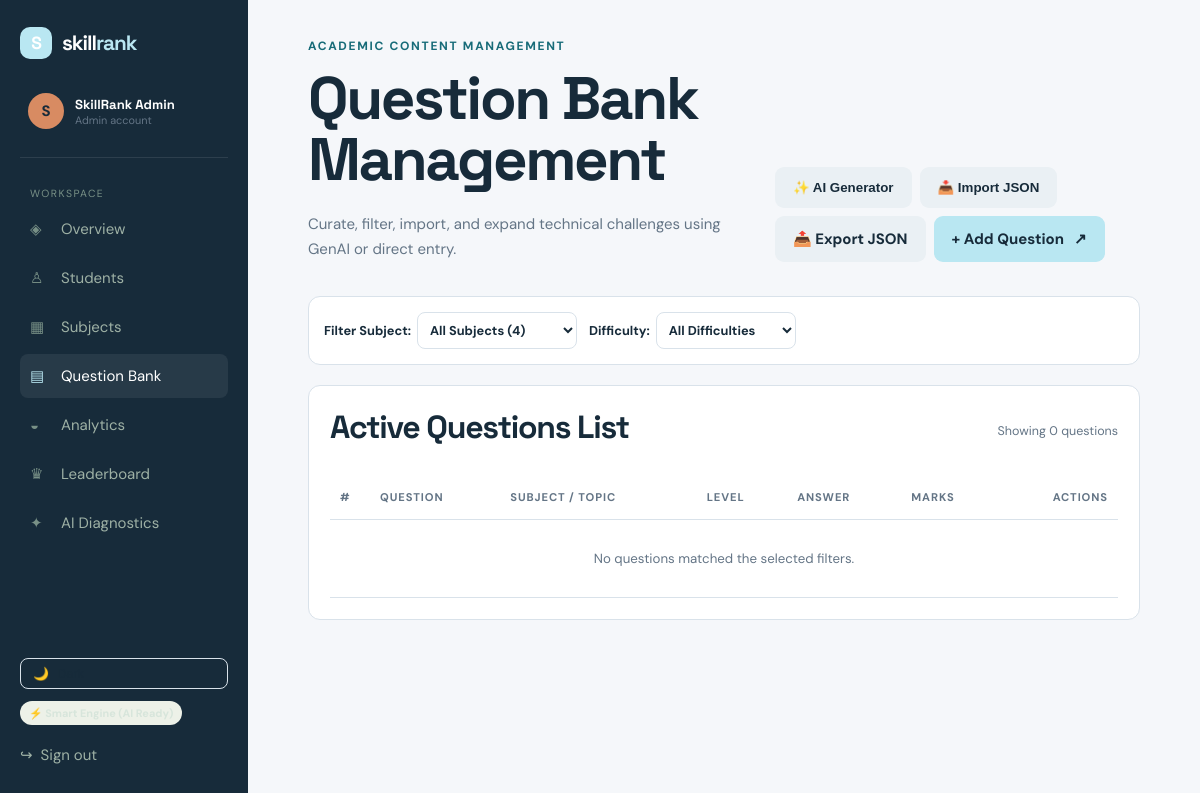
Page /questions.php (signed in) on the committed database.
### tables this page shows
CREATE TABLE IF NOT EXISTS `users` (
    `id` INT AUTO_INCREMENT PRIMARY KEY,
    `name` VARCHAR(100) NOT NULL,
    `email` VARCHAR(160) UNIQUE NOT NULL,
    `password_hash` VARCHAR(255) NOT NULL,
    `role` ENUM('student','admin') DEFAULT 'student',
    `created_at` TIMESTAMP DEFAULT CURRENT_TIMESTAMP
);

### db.php (called while the page is built, shortened)
<?php
function db(): mysqli {
    static $connection;
    if (!$connection) {
        $connection = new mysqli(DB_HOST, DB_USER, DB_PASS, DB_NAME);
        $connection->set_charset('utf8mb4');
    }
    return $connection;
}
function query(string $sql, string $types = '', array $params = []): mysqli_result|bool {
    $statement = db()->prepare($sql);
    if ($types && $params) $statement->bind_param($types, ...$params);
    $statement->execute();
    return $statement->get_result() ?: true;
}
function one(string $sql, string $types = '', array $params = []): ?array {
    $result = query($sql, $types, $params);
    return $result instanceof mysqli_result ? ($result->fetch_assoc() ?: null) : null;
}
function many(string $sql, string $types = '', array $params = []): array {
    $result = query($sql, $types, $params);
    return $result instanceof mysqli_result ? $result->fetch_all(MYSQLI_ASSOC) : [];
}

### auth.php (called while the page is built, shortened)
<?php
require_once __DIR__ . '/db.php';
function current_user(bool $refresh = false): ?array {
    static $user;
    if (isset($user)) return $user;
    $user = !empty($_SESSION['user_id'])
        ? one('SELECT u.*, s.university, s.course, s.semester, s.phone, s.avatar, s.bio, s.career_goal FROM users u LEFT JOIN students s ON s.user_id=u.id WHERE u.id=?', 'i', [(int) $_SESSION['user_id']])
        : null;
    return $user;
}
function require_login(string $role = ''): void {
    $user = current_user();
}
function e(?string $value): string { return htmlspecialchars($value ?? '', ENT_QUOTES, 'UTF-8'); }

### questions.php (the view, shortened to what this page needs)
<?php
require_once __DIR__ . '/auth.php';
require_once __DIR__ . '/ai.php';
require_login('admin');
$sql = 'SELECT q.*, s.name as subject, s.code as subject_code, t.name as topic
        FROM questions q
        JOIN subjects s ON s.id=q.subject_id
        LEFT JOIN topics t ON t.id=q.topic_id
        WHERE 1=1';
$params = [];
$types = '';
$sql .= ' ORDER BY q.id DESC';
$questions = many($sql, $types, $params);
$subjects = many('SELECT * FROM subjects ORDER BY name ASC');
include 'includes/header.php';
?>
<div class="page-head">
<div>
<div class="eyebrow">Academic Content Management</div>
<h1>Question Bank Management</h1>
<p>Curate, filter, import, and expand technical challenges using GenAI or direct entry.</p>
</div>
<div style="display:flex;gap:8px;flex-wrap:wrap">
<button class="button button-quiet" onclick="document.getElementById('ai-modal').style.display='block'">
✨ AI Generator
</button>
<button class="button button-quiet" onclick="document.getElementById('import-modal').style.display='block'">
📥 Import JSON
</button>
<a class="button button-quiet" href="question_export.php" title="Download all questions as backup JSON">
📤 Export JSON
</a>
<a class="button button-primary" href="question_form.php">
+ Add Question <span>↗</span>
</a>
</div>
</div>
<div class="panel" style="padding:15px;margin-bottom:20px;background:#fff">
<form method="get" style="display:flex;gap:12px;flex-wrap:wrap;align-items:center">
<label style="margin:0;font-size:0.8rem;font-weight:700;display:flex;align-items:center;gap:6px">
Filter Subject:
<select name="subject" onchange="this.form.submit()" style="margin:0;width:auto;min-width:160px;padding:8px">
<option value="0">All Subjects (<?= count($subjects) ?>)</option>
</select>
</label>
<label style="margin:0;font-size:0.8rem;font-weight:700;display:flex;align-items:center;gap:6px">
Difficulty:
<select name="difficulty" onchange="this.form.submit()" style="margin:0;width:auto;min-width:140px;padding:8px">
<option value="">All Difficulties</option>
</select>
</label>
</form>
</div>
<section class="panel">
<div class="panel-head">
<h2>Active Questions List</h2>
<small>Showing <?= count($questions) ?> questions</small>
</div>
<div class="table-wrap">
<table class="data-table">
<thead>
<tr>
<th style="width:40px">#</th>
<th>Question</th>
<th>Subject / Topic</th>
<th>Level</th>
<th>Answer</th>
<th>Marks</th>
<th style="text-align:right">Actions</th>
</tr>
</thead>
<tbody>
<?php if ($questions): ?>
<?php foreach($questions as $index => $q):
    $diffColor = match($q['difficulty']) {
        'Hard' => '#ffe8e1;color:#a64123',
        'Medium' => '#fef3c7;color:#92400e',
        default => '#eef6cf;color:#1e6355'
    };
?>
<tr>
<td><?= ($index + 1) ?></td>
<td style="max-width:380px;white-space:normal">
<strong><?= e($q['question']) ?></strong>
<div style="font-size:0.75rem;color:var(--muted);margin-top:4px">
A: <?= e($q['option_a']) ?> | B: <?= e($q['option_b']) ?> | C: <?= e($q['option_c']) ?> | D: <?= e($q['option_d']) ?>
</div>
<?php if (!empty($q['explanation'])): ?>
<small style="display:block;color:var(--teal);margin-top:2px">💡 <?= e(substr($q['explanation'], 0, 70)) ?>...</small>
<?php endif; ?>
</td>
<td>
<strong><?= e($q['subject']) ?></strong>
<small style="display:block;color:var(--muted)"><?= e($q['topic'] ?: 'General') ?></small>
</td>
<td>
<span class="pill" style="background:<?= $diffColor ?>"><?= e($q['difficulty']) ?></span>
</td>
<td>
<span class="pill lime" style="font-weight:800;font-size:0.75rem"><?= e($q['correct_answer']) ?></span>
</td>
<td><?= $q['marks'] ?> pts</td>
<td style="text-align:right">
<a class="text-link" href="question_form.php?id=<?= $q['id'] ?>" style="margin-right:8px">Edit</a>
<a class="text-link" style="color:#a64123" href="questions.php?delete=<?= $q['id'] ?>" onclick="return confirm('Permanently delete this question from the bank?')">Delete</a>
</td>
</tr>
<?php endforeach; ?>
<?php else: ?>
<tr><td colspan="7" class="muted" style="text-align:center;padding:30px">No questions matched the selected filters.</td></tr>
<?php endif; ?>
</tbody>
</table>
</div>
</section>
<?php include 'includes/footer.php'; ?>

### includes/header.php (shortened to what this page needs)
<?php
require_once __DIR__ . '/../auth.php';
require_once __DIR__ . '/../ai.php';
$user = current_user();
$active = basename($_SERVER['PHP_SELF']);
?>
<!doctype html>
<html lang="en">
<head>
<link rel="stylesheet" href="assets/style.css?v=12">
</head>
<body>
<?php if ($user): ?>
<aside class="sidebar">
<a class="brand" href="<?= $user['role'] === 'admin' ? 'admin_dashboard.php' : 'dashboard.php' ?>">
<span class="brand-mark">S</span>
<span>skill<span>rank</span></span>
</a>
<div class="profile-mini">
<div class="avatar">
<?= strtoupper(substr($user['name'], 0, 1)) ?>
</div>
<div>
<strong><?= e($user['name']) ?></strong>
<small><?= ucfirst($user['role']) ?> account</small>
</div>
</div>
<nav>
<small class="nav-label">Workspace</small>
<?php
$links = $user['role'] === 'admin' ? [
    ['admin_dashboard.php', 'Overview', '◈'],
    ['students.php', 'Students', '♙'],
    ['subjects.php', 'Subjects', '▦'],
    ['questions.php', 'Question Bank', '▤'],
    ['admin_analytics.php', 'Analytics', '◒'],
    ['leaderboard.php', 'Leaderboard', '♛'],
    ['admin_ai.php', 'AI Diagnostics', '✦']
] : [
    ['dashboard.php', 'Dashboard', '⌂'],
    ['practice.php', 'Practice Tests', '✦'],
    ['flashcards.php', 'Flashcards', '🂠'],
    ['playground.php', 'Code Sandbox', '⌨'],
    ['analytics.php', 'Analytics & AI', '◒'],
    ['leaderboard.php', 'Leaderboard', '♛'],
    ['resume.php', 'Skill Resume', '▧'],
    ['profile.php', 'My Profile', '👤']
];
foreach ($links as $link):
    $isActive = ($active === $link[0]) || ($link[0] === 'questions.php' && $active === 'question_form.php');
?>
<a class="nav-link <?= $isActive ? 'active' : '' ?>" href="<?= $link[0] ?>">
<span><?= $link[2] ?></span>
<?= $link[1] ?>
</a>
<?php endforeach; ?>
</nav>
<div style="margin-top:auto;padding-top:20px;display:flex;flex-direction:column;gap:12px">
<button type="button" id="themeToggleBtn" onclick="toggleSkillRankTheme()" class="theme-toggle-btn" style="display:flex;align-items:center;gap:8px;background:none;border:1px solid var(--line);padding:7px 12px;border-radius:8px;color:var(--ink);cursor:pointer;font-size:0.8rem;transition:all 0.2s">
<span id="themeToggleIcon">🌙</span> <span id="themeToggleText">Toggle Theme</span>
</button>
<div style="font-size:0.75rem"><?= ai_badge_html() ?></div>
<a class="logout" href="logout.php" style="display:flex;align-items:center;gap:8px;text-decoration:none;padding:8px 0">
<span>↪</span> <span>Sign out</span>
</a>
</div>
</aside>
<?php endif; ?>
<main class="<?= $user ? 'app-main' : '' ?>">

### assets/style.css (style rules this page uses)
:root { --ink:#172b3a;--muted:#647586;--paper:#f5f7fa;--line:#d9e2ea;--lime:#b9e7f2;--teal:#176b78;--orange:#d88b62;--white:#fff;--navy:#102d46;--success:#287a68 }
* { box-sizing:border-box }
body { margin:0;background:var(--paper);color:var(--ink);font:15px 'DM Sans',sans-serif }
h1,h2,h3,strong,.brand { font-family:'Space Grotesk',sans-serif }
h1 { font-size:clamp(2.4rem,5vw,4.7rem);line-height:1.02;letter-spacing:-.04em;margin:14px 0 22px }
h2 { font-size:2rem;letter-spacing:-.04em;margin:0 0 8px }
p { line-height:1.65;color:var(--muted) }
a { color:inherit;text-decoration:none }
.brand { display:flex;align-items:center;gap:10px;font-size:1.3rem;font-weight:700;letter-spacing:-.05em }
.brand>span:last-child>span { color:var(--teal) }
.brand-mark { display:grid;place-items:center;background:var(--lime);width:32px;height:32px;border-radius:10px;font-family:'Space Grotesk';font-size:1.1rem }
.button { display:inline-flex;gap:10px;align-items:center;justify-content:center;border:0;border-radius:9px;padding:13px 18px;font-weight:700;cursor:pointer;transition:.2s transform,.2s box-shadow }
.button-primary { background:var(--lime);color:var(--ink) }
.button-quiet { background:#eaf0f4;color:var(--ink) }
.eyebrow { font-size:.75rem;text-transform:uppercase;letter-spacing:.14em;font-weight:700;color:var(--teal) }
.float-card small,.profile-mini small { display:block;color:var(--muted);font-size:.68rem }
input,select,textarea { display:block;width:100%;margin-top:7px;border:1px solid var(--line);background:#fff;border-radius:8px;padding:13px;font:inherit;color:var(--ink);outline:0 }
.sidebar { position:fixed;left:0;top:0;bottom:0;width:248px;background:var(--ink);color:#d7e5db;padding:27px 20px;display:flex;flex-direction:column;z-index:2 }
.sidebar .brand { color:#fff }
.sidebar .brand>span:last-child>span { color:var(--lime) }
.profile-mini { display:flex;gap:11px;align-items:center;padding:34px 8px 28px;border-bottom:1px solid #ffffff18 }
.profile-mini strong { font-size:.82rem;display:block;color:#fff }
.avatar { width:36px;height:36px;border-radius:50%;background:var(--orange);color:var(--ink);display:grid;place-items:center;font-weight:700 }
.sidebar nav { padding-top:24px }
.nav-label { color:#789086;text-transform:uppercase;letter-spacing:.14em;font-size:.65rem;padding:0 10px }
.nav-link { display:flex;gap:13px;align-items:center;padding:12px 10px;color:#9eb1a5;border-radius:8px;margin-top:5px }
.nav-link span { width:18px;color:#789086 }
.nav-link.active,.nav-link:hover { background:#ffffff12;color:#fff }
.nav-link.active span { color:var(--lime) }
.logout { margin-top:auto;padding:10px;color:#9eb1a5 }
.app-main { margin-left:248px;min-height:100vh;padding:38px 5vw 70px }
.page-head { display:flex;justify-content:space-between;align-items:end;gap:20px;margin-bottom:34px }
.page-head p { margin:4px 0 0 }
.stat-card,.panel { background:#fff;border:1px solid var(--line);border-radius:12px;padding:21px }
.panel-head { display:flex;justify-content:space-between;align-items:center;margin-bottom:20px }
.panel-head small { color:var(--muted) }
.table-wrap { overflow:auto }
.data-table { width:100%;border-collapse:collapse }
.data-table th,.data-table td { padding:15px 10px;text-align:left;border-bottom:1px solid var(--line);font-size:.83rem;white-space:nowrap }
.data-table th { color:var(--muted);font-size:.7rem;text-transform:uppercase;letter-spacing:.08em }
.muted { color:var(--muted) }

### rows in the picture
users: name "S", name "SkillRank Admin", role "Admin"

### other values in the picture
$link[2] "◈"
$link[1] "Overview"
$link[2] "♙"
$link[1] "Students"
$link[2] "▦"
$link[1] "Subjects"
$link[2] "▤"
$link[1] "Question Bank"
$link[2] "◒"
$link[1] "Analytics"
$link[2] "♛"
$link[1] "Leaderboard"
$link[2] "✦"
$link[1] "AI Diagnostics"
count($questions) "0"
